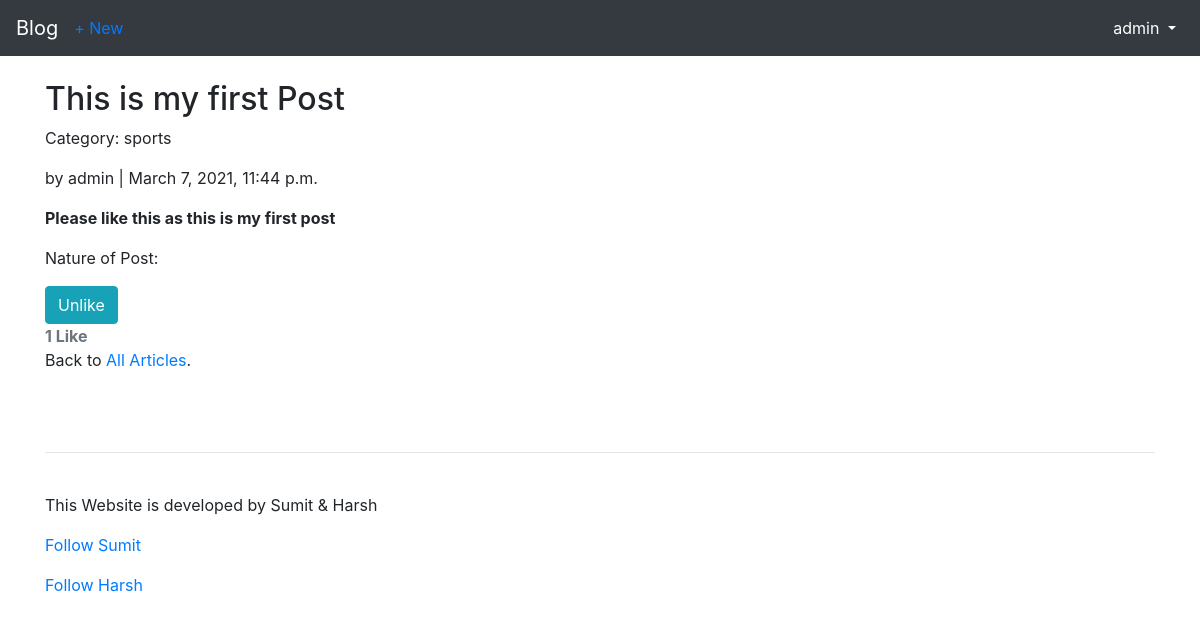
The page /articles/1/ (signed in) on the database as committed earlier.
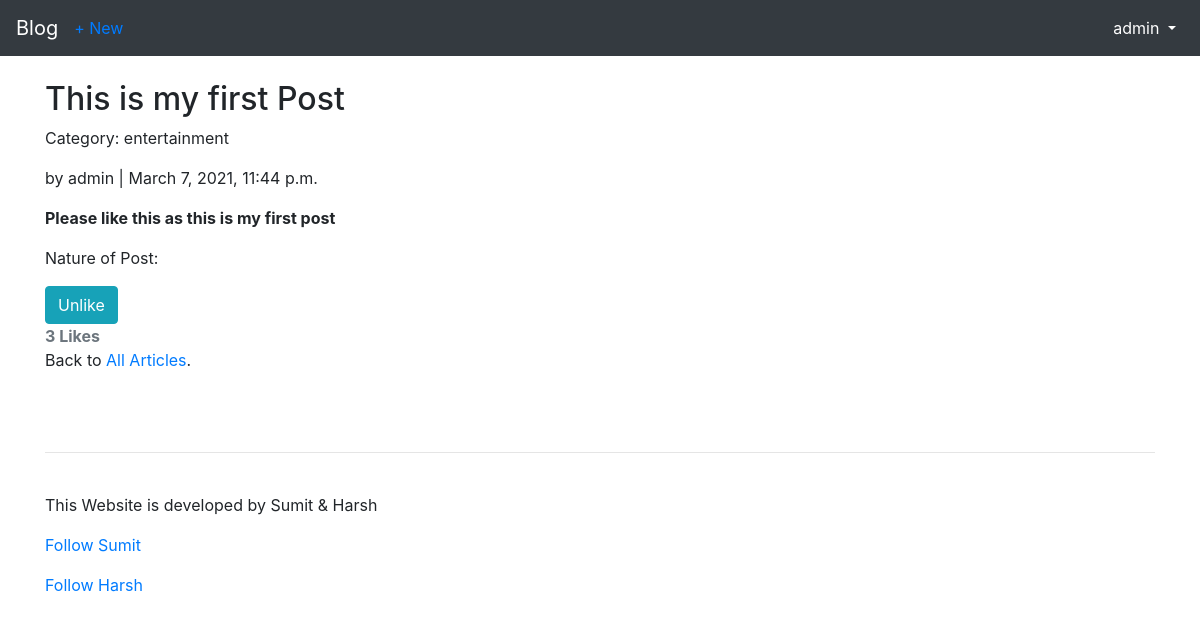
The same page on the database as committed later.
### articles/models.py (models this page shows, shortened)
class Article(models.Model):
    title = models.CharField(max_length=255)
    body = RichTextField(blank = True, null =True)
    date = models.DateTimeField(auto_now_add = True)
    author = models.ForeignKey(get_user_model(),on_delete=models.CASCADE,)
    likes = models.ManyToManyField(get_user_model(), related_name='article_articles')
    category = models.ForeignKey(Category, on_delete=models.CASCADE)
    def number_of_likes(self):
    	return self.likes.count()

class Category(models.Model):
    name = models.CharField(max_length=255)
    def __str__(self):
        return self.name

### users/models.py (models this page shows)
class CustomUser(AbstractUser):
    age = models.PositiveIntegerField(null = True,blank = True)

### articles/views.py (the view)
# urls.py: path('<int:pk>/',ArticleDetailView.as_view(),name = 'article_detail'),
class ArticleDetailView(LoginRequiredMixin,DetailView):
    model = Article
    template_name = 'article_detail.html'
    login_url = 'login'
    def get_context_data(self, **kwargs):
        cleanr = re.compile('<.*?>')
        ml = MonkeyLearn('3f5c2d1c62cfd67d36c38b31500b6d3f93fa9d9c')
        model_id = 'cl_pi3C7JiL'
        data = super().get_context_data(**kwargs)
        likes_connected = get_object_or_404(Article, id=self.kwargs['pk'])
        body = [re.sub(cleanr, '', likes_connected.body)]
        response = ml.classifiers.classify(model_id, body)
        liked = False
        if likes_connected.likes.filter(id=self.request.user.id).exists():
            liked = True
        data['number_of_likes'] = likes_connected.number_of_likes()
        data['post_is_liked'] = liked
        data['sentimentalAnanlysis'] = response.body[0]['classifications'][0]['tag_name']
        return data

### templates/article_detail.html (shortened to what this page needs)
{% extends 'base.html' %}
{% block content %}
    <div class="article-entry">
        <h2>{{ object.title }}</h2>
        <p>Category: {{ object.category }}</p>
        <p>by {{ object.author }} | {{ object.date }}</p>
        <p>{{ object.body|safe }}</p>
        <p>Nature of Post: {{ sentimentalAnanlysis }}
    </div>
{% if user.is_authenticated %}
  <form action="{% url 'article_like' article.pk %}" method="POST">
    {% if post_is_liked %}
    <button type="submit" name="article_id" value="{{article.id}}" class="btn btn-info">Unlike</button>
    {% else %}
    <button type="submit" name="article_id" value="{{article.id}}" class="btn btn-info">Like</button>
    {% endif %}
  </form>
{% else %}
  <a class="btn btn-outline-info" href="{% url 'login' %}?next={{request.path}}">Log in to like this article!</a><br>
{% endif %}
<strong class="text-secondary">{{ number_of_likes }} Like{{ number_of_likes|pluralize }}</strong>
 <p>Back to <a href="{% url 'article_list' %}">All Articles</a>.</p>
    <br/><br/>
    <hr>
    <br/>
{% endblock content %}

Rows that differ between the two databases and show on the page:
changed Article "This is my first Post": category "sports" → "entertainment"
Other text that changed with them:
{{ number_of_likes }}: "1" → "3"
